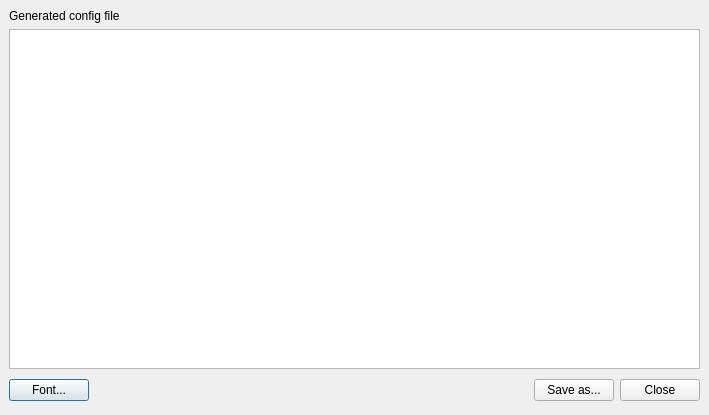
<?xml version="1.0" encoding="UTF-8"?>
<ui version="4.0">
 <class>ZGenerateDialog</class>
 <widget class="QDialog" name="ZGenerateDialog">
  <property name="geometry">
   <rect>
    <x>0</x>
    <y>0</y>
    <width>709</width>
    <height>415</height>
   </rect>
  </property>
  <property name="contextMenuPolicy">
   <enum>Qt::NoContextMenu</enum>
  </property>
  <property name="windowTitle">
   <string>Generate ALSA config</string>
  </property>
  <property name="windowIcon">
   <iconset>
    <normaloff>.</normaloff>.</iconset>
  </property>
  <property name="modal">
   <bool>true</bool>
  </property>
  <layout class="QVBoxLayout">
   <property name="spacing">
    <number>6</number>
   </property>
   <property name="leftMargin">
    <number>9</number>
   </property>
   <property name="topMargin">
    <number>9</number>
   </property>
   <property name="rightMargin">
    <number>9</number>
   </property>
   <property name="bottomMargin">
    <number>9</number>
   </property>
   <item>
    <widget class="QLabel" name="label">
     <property name="text">
      <string>Generated config file</string>
     </property>
     <property name="buddy">
      <cstring>configEditor</cstring>
     </property>
    </widget>
   </item>
   <item>
    <widget class="JSEdit" name="configEditor">
     <property name="lineWrapMode">
      <enum>QPlainTextEdit::NoWrap</enum>
     </property>
    </widget>
   </item>
   <item>
    <layout class="QHBoxLayout">
     <property name="spacing">
      <number>6</number>
     </property>
     <property name="leftMargin">
      <number>0</number>
     </property>
     <property name="topMargin">
      <number>0</number>
     </property>
     <property name="rightMargin">
      <number>0</number>
     </property>
     <property name="bottomMargin">
      <number>0</number>
     </property>
     <item>
      <widget class="QPushButton" name="fontButton">
       <property name="text">
        <string>Font...</string>
       </property>
      </widget>
     </item>
     <item>
      <spacer>
       <property name="orientation">
        <enum>Qt::Horizontal</enum>
       </property>
       <property name="sizeHint" stdset="0">
        <size>
         <width>131</width>
         <height>31</height>
        </size>
       </property>
      </spacer>
     </item>
     <item>
      <widget class="QPushButton" name="saveButton">
       <property name="text">
        <string>Save as...</string>
       </property>
      </widget>
     </item>
     <item>
      <widget class="QPushButton" name="cancelButton">
       <property name="text">
        <string>Close</string>
       </property>
      </widget>
     </item>
    </layout>
   </item>
  </layout>
 </widget>
 <layoutdefault spacing="6" margin="9"/>
 <customwidgets>
  <customwidget>
   <class>JSEdit</class>
   <extends>QPlainTextEdit</extends>
   <header location="global">jsedit/jsedit.h</header>
  </customwidget>
 </customwidgets>
 <tabstops>
  <tabstop>configEditor</tabstop>
  <tabstop>saveButton</tabstop>
  <tabstop>cancelButton</tabstop>
 </tabstops>
 <resources/>
 <connections>
  <connection>
   <sender>cancelButton</sender>
   <signal>clicked()</signal>
   <receiver>ZGenerateDialog</receiver>
   <slot>reject()</slot>
   <hints>
    <hint type="sourcelabel">
     <x>461</x>
     <y>316</y>
    </hint>
    <hint type="destinationlabel">
     <x>179</x>
     <y>118</y>
    </hint>
   </hints>
  </connection>
 </connections>
</ui>
